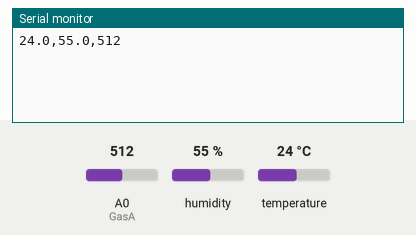
This sketch was run on a simulated Arduino Uno, built with avr-gcc and run on an emulated ATmega328P. Shown: the last lines printed to the serial monitor. The inputs (shaded band) are chosen by the test bench; at power-on: humidity 55 %, A0 (GasA) = 512, temperature 24 °C.

Above: at 6.2 s.
6.3 s: humidity set to 22 %
At 7.5 s:
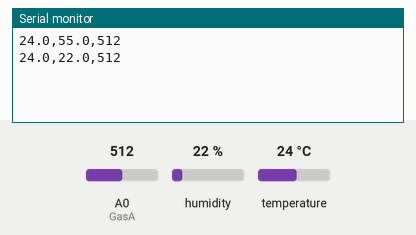
8.9 s: A0 (GasA) set to 716
At 10.0 s:
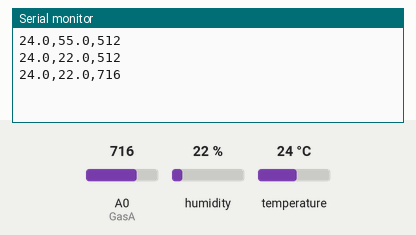
11.5 s: temperature set to 12 °C
At 13.6 s:
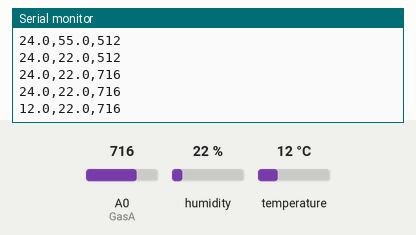
14.1 s: A0 (GasA) set to 900
At 16.0 s:
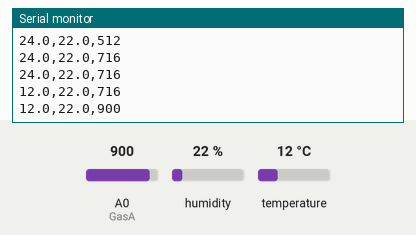
16.7 s: humidity set to 40 %
At 18.4 s:
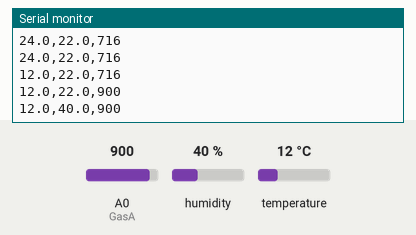
Timing chart, 0 to 19.9 s (numbered marks = the images above; inputs shaded):
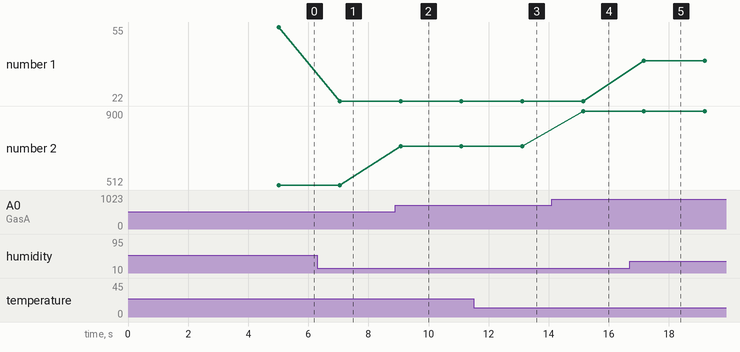

The sketch:

atm.ino
```cpp
#include "DHT.h"
#define DHTPIN A1
#define GasA A0

# define DHTTYPE DHT11

DHT dht(DHTPIN, DHTTYPE);

void setup() {
  Serial.begin(115200);

  dht.begin();

  delay(5000);
}

void loop() {
  int valor_ar = analogRead(GasA);
  float h = dht.readHumidity();
  float t = dht.readTemperature();
  float a = 10;

  float hic = dht.computeHeatIndex(t, h, false);

  Serial.println(String(t, 1) + "," + String(h, 1) + "," + String(valor_ar));

  delay(2000);
}
```

Measured:
- after the input at 6.3 s, the serial monitor: prints a new line after 0.75 s (image 1)
- after the input at 8.9 s, the serial monitor: prints a new line after 0.17 s (image 2)
- after the input at 11.5 s, the serial monitor: prints a new line after 1.6 s (image 3)
- after the input at 14.1 s, the serial monitor: prints a new line after 1.0 s (image 4)
- after the input at 16.7 s, the serial monitor: prints a new line after 0.47 s (image 5)
- plotted number 1: 55 → 22 after the input at 6.3 s, 22 → 40 after the input at 16.7 s
- plotted number 2: 512 → 716 after the input at 8.9 s, 716 → 900 after the input at 14.1 s
